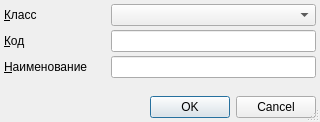
<?xml version="1.0" encoding="UTF-8"?>
<ui version="4.0">
 <class>ItemEditorDialog</class>
 <widget class="QDialog" name="ItemEditorDialog">
  <property name="geometry">
   <rect>
    <x>0</x>
    <y>0</y>
    <width>320</width>
    <height>122</height>
   </rect>
  </property>
  <property name="windowTitle">
   <string>ChangeMe!</string>
  </property>
  <property name="sizeGripEnabled">
   <bool>true</bool>
  </property>
  <layout class="QGridLayout" name="gridLayout">
   <property name="margin">
    <number>4</number>
   </property>
   <property name="spacing">
    <number>4</number>
   </property>
   <item row="0" column="1">
    <widget class="CRBComboBox" name="cmbClass"/>
   </item>
   <item row="0" column="0">
    <widget class="QLabel" name="lblClass">
     <property name="sizePolicy">
      <sizepolicy hsizetype="Maximum" vsizetype="Preferred">
       <horstretch>0</horstretch>
       <verstretch>0</verstretch>
      </sizepolicy>
     </property>
     <property name="text">
      <string>&amp;Класс</string>
     </property>
     <property name="buddy">
      <cstring>cmbClass</cstring>
     </property>
    </widget>
   </item>
   <item row="2" column="0">
    <widget class="QLabel" name="lblName">
     <property name="sizePolicy">
      <sizepolicy hsizetype="Maximum" vsizetype="Preferred">
       <horstretch>0</horstretch>
       <verstretch>0</verstretch>
      </sizepolicy>
     </property>
     <property name="text">
      <string>&amp;Наименование</string>
     </property>
     <property name="buddy">
      <cstring>edtName</cstring>
     </property>
    </widget>
   </item>
   <item row="1" column="0">
    <widget class="QLabel" name="lblCode">
     <property name="sizePolicy">
      <sizepolicy hsizetype="Maximum" vsizetype="Preferred">
       <horstretch>0</horstretch>
       <verstretch>0</verstretch>
      </sizepolicy>
     </property>
     <property name="text">
      <string>&amp;Код</string>
     </property>
     <property name="buddy">
      <cstring>edtCode</cstring>
     </property>
    </widget>
   </item>
   <item row="1" column="1">
    <widget class="QLineEdit" name="edtCode"/>
   </item>
   <item row="2" column="1">
    <widget class="QLineEdit" name="edtName"/>
   </item>
   <item row="3" column="0">
    <spacer>
     <property name="orientation">
      <enum>Qt::Vertical</enum>
     </property>
     <property name="sizeHint" stdset="0">
      <size>
       <width>103</width>
       <height>16</height>
      </size>
     </property>
    </spacer>
   </item>
   <item row="4" column="0" colspan="2">
    <widget class="QDialogButtonBox" name="buttonBox">
     <property name="standardButtons">
      <set>QDialogButtonBox::Cancel|QDialogButtonBox::Ok</set>
     </property>
    </widget>
   </item>
  </layout>
 </widget>
 <customwidgets>
  <customwidget>
   <class>CRBComboBox</class>
   <extends>QComboBox</extends>
   <header>library/crbcombobox.h</header>
  </customwidget>
 </customwidgets>
 <tabstops>
  <tabstop>cmbClass</tabstop>
  <tabstop>edtCode</tabstop>
  <tabstop>edtName</tabstop>
 </tabstops>
 <resources/>
 <connections>
  <connection>
   <sender>buttonBox</sender>
   <signal>accepted()</signal>
   <receiver>ItemEditorDialog</receiver>
   <slot>accept()</slot>
   <hints>
    <hint type="sourcelabel">
     <x>154</x>
     <y>101</y>
    </hint>
    <hint type="destinationlabel">
     <x>154</x>
     <y>58</y>
    </hint>
   </hints>
  </connection>
  <connection>
   <sender>buttonBox</sender>
   <signal>rejected()</signal>
   <receiver>ItemEditorDialog</receiver>
   <slot>reject()</slot>
   <hints>
    <hint type="sourcelabel">
     <x>154</x>
     <y>101</y>
    </hint>
    <hint type="destinationlabel">
     <x>154</x>
     <y>58</y>
    </hint>
   </hints>
  </connection>
 </connections>
</ui>
